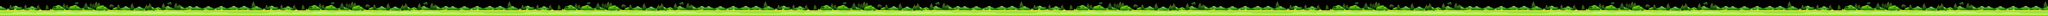

A 2D game scene composited from a Tiled map and its tileset images. What follows is a short description and the map's XML, with each tile layer's data collapsed to a summary:
An orthogonal 128x1 tile map with 128x128 px tiles, 1 tile layer (Tile Layer 1).

<map version="1.0" orientation="orthogonal" width="128" height="1" tilewidth="128" tileheight="128">
 <tileset firstgid="1" name="world1-layer1" tilewidth="128" tileheight="128">
  <image source="world1-layer1.png" width="512" height="512" />
 </tileset>
 <layer name="Tile Layer 1" width="128" height="1">
  <data>[128 cells, 128 non-empty, 16 distinct tile ids]</data>
 </layer>
</map>
